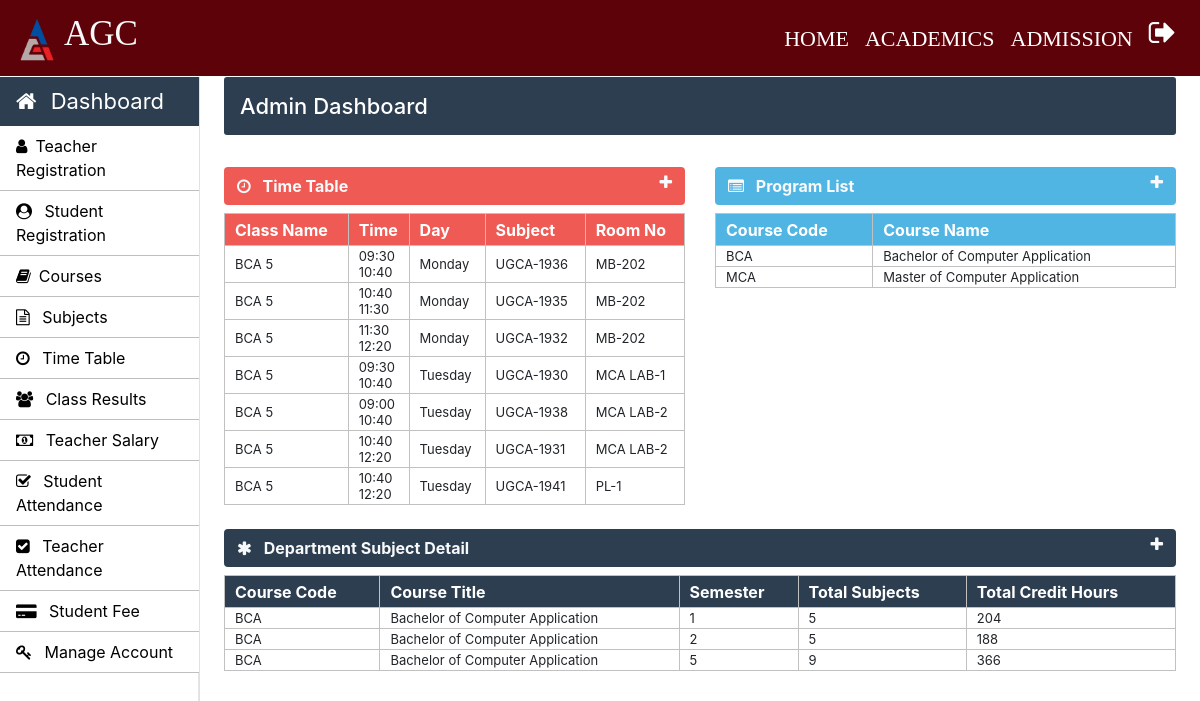
The page /admin/admin-index.php (signed in) on the database its author committed.
### tables this page shows
CREATE TABLE `time_table` (
  `id` int(11) NOT NULL,
  `course_code` varchar(10) NOT NULL,
  `semester` int(11) NOT NULL,
  `timing_from` varchar(10) NOT NULL,
  `timing_to` varchar(10) NOT NULL,
  `day` varchar(20) NOT NULL,
  `subject_code` varchar(20) NOT NULL,
  `room_no` varchar(11) NOT NULL
);

CREATE TABLE `weekdays` (
  `day_id` int(11) NOT NULL,
  `day_name` varchar(15) NOT NULL
);

CREATE TABLE `courses` (
  `course_code` varchar(10) NOT NULL,
  `course_name` varchar(50) NOT NULL,
  `semester_or_year` varchar(10) NOT NULL,
  `no_of_year` int(10) NOT NULL
);

### Admin/admin-index.php (the view, shortened to what this page needs)
	<?php
		require_once "../connection/connection.php";
	?>
	<?php include('../common/common-header.php') ?>
	<?php include('../common/admin-sidebar.php') ?>
		<main role="main" class="col-xl-10 col-lg-9 col-md-8 ml-sm-auto px-md-4 mb-2 w-100 page-content-index">
			<div class="flex-wrap flex-md-no-wrap pt-3 pb-2 mb-3 text-white admin-dashboard pl-3">
				<h4>Admin Dashboard </h4>
			</div>
			<div class="row">
				<div class=" col-lg-6 col-md-12 col-sm-12 ">
					<div>
						<section class="mt-3">
							<div class="btn btn-block table-one text-light d-flex">
								<span class="font-weight-bold"><i class="fa fa-clock-o mr-2" aria-hidden="true"></i> Time Table</span>
								<a href="" class="ml-auto" data-toggle="collapse" data-target="#collapseOne"><i class="fa fa-plus text-light" aria-hidden="true"></i></a>
							</div>
							<div class="collapse show mt-2" id="collapseOne">
								<table class="w-100 table-elements table-one-tr"cellpadding="2">
									<tr class="pt-5 table-one text-white" style="height: 32px;">
										<th>Class Name</th>
										<th>Time</th>
										<th>Day</th>
										<th>Subject</th>
										<th>Room No</th>
									</tr>
									<?php
										$query="select * from time_table tt inner join weekdays wd on tt.day=wd.day_id";
										$run=mysqli_query($con,$query);
										while($row=mysqli_fetch_array($run)) {
											echo "<tr>";
											echo "<td>".$row["course_code"]." ".$row["semester"]."</td>";
											echo "<td>".$row["timing_from"]."<br>".$row["timing_to"]."</td>";
											echo "<td>".$row["day_name"]."</td>";
											echo "<td>".$row["subject_code"]."</td>";
											echo "<td>".$row["room_no"]."</td>";
											echo "</tr>";
										}
									?>
								</table>
							</div>
						</section>
					</div>
				</div>
				<div class=" col-lg-6 col-md-12 col-sm-12">
					<div>
						<section class="mt-3">
							<div class="btn btn-block table-two text-light d-flex">
								<span class="font-weight-bold"><i class="fa fa-list-alt mr-2" aria-hidden="true"></i> Program List</span>
								<a href="" class="ml-auto" data-toggle="collapse" data-target="#collapsetwo"><i class="fa fa-plus text-light" aria-hidden="true"></i></a>
							</div>
							<div class="collapse show mt-2" id="collapsetwo">
								<table class="w-100 table-elements table-two-tr"cellpadding="2">
									<tr class="pt-5 table-two text-white" style="height: 32px;">
										<th>Course Code</th>
										<th>Course Name</th>
									</tr>
									<?php
										$query="select course_name,course_code from courses";
										$run=mysqli_query($con,$query);
										while($row=mysqli_fetch_array($run)) { ?>
											<tr>
												<td><?php echo $row['course_code'] ?></td>
												<td><?php echo $row['course_name'] ?></td>
											</tr>
										<?php }
									?>
								</table>
							</div>
						</section>
					</div>
				</div>
				<div class="col-md-12">
					<div>
						<section class="mt-4">
							<div class="btn btn-block table-three text-light d-flex">
								<span class="font-weight-bold"><i class="fa fa-asterisk mr-2" aria-hidden="true"></i> Department Subject Detail</span>
								<a href="" class="ml-auto" data-toggle="collapse" data-target="#collapsethree"><i class="fa fa-plus text-light" aria-hidden="true"></i></a>
							</div>
							<div class="collapse show mt-2" id="collapsethree">
								<table class="w-100 table-elements table-three-tr"cellpadding="2">
									<tr class="pt-5 table-three text-white" style="height: 32px;">
										<th>Course Code</th>
										<th>Course Title</th>
										<th>Semester</th>
										<th>Total Subjects</th>
										<th>Total Credit Hours</th>
									</tr>
									<?php
										$query="select course_code,course_name,semester,count(subject_code) as subject_code,sum(credit_hours) as credit_hours from course_subjects join courses using(course_code) group by course_code, semester";
										$run=mysqli_query($con,$query);
										while($row=mysqli_fetch_array($run)) {
											echo "<tr>";
											echo "<td>".$row["course_code"]."</td>";
											echo "<td>".$row["course_name"]."</td>";
											echo "<td>".$row["semester"]."</td>";
											echo "<td>".$row["subject_code"]."</td>";
											echo "<td>".$row["credit_hours"]."</td>";
											echo "</tr>";
										}
									?>
								</table>
							</div>
						</section>
					</div>
				</div>
			</div>
		</main>
	</body>
</html>

### Common/common-header.php (shortened to what this page needs)
<!doctype html>
<html lang="en">
	<head>
      <link rel="stylesheet" type="text/css" href="../bootstrap/css/bootstrap.min.css">
      <link rel="stylesheet" type="text/css" href="../css/footer.css">
      <link rel="stylesheet" type="text/css" href="../css/style.css">
    <link rel="stylesheet" href="https://stackpath.bootstrapcdn.com/font-awesome/4.7.0/css/font-awesome.min.css">
  </head>
  <body>
    <nav class="navbar navbar-expand-lg navbar-dark header-back sticky-top header-navbar-fonts">
      <a class="navbar-brand d-flex align-items-center" href="../index.php">
        <img src="../images/icon.png" class="logo-image" width="40" height="50">
        <h3 class="text-light text-uppercase ml-2">AGC</h3>
      </a>
      <div class="collapse navbar-collapse" id="navbarNavDropdown">
        <ul class="navbar-nav ml-auto">
          <li class="nav-item active">
            <a class="nav-link" href="../index.php">HOME<span class="sr-only">(current)</span></a>
          </li>
          <li class="nav-item active">
            <a class="nav-link" href="../academics.php">ACADEMICS<span class="sr-only">(current)</span></a>
          </li>
          <li class="nav-item active">
            <a class="nav-link" href="../admission.php">ADMISSION<span class="sr-only">(current)</span></a>
          </li>
          <li class="nav-item active">
            <a class="nav-link" href="../login/logout.php"><i class="fa fa-sign-out text-white fa-lg" aria-hidden="true"></i><span class="sr-only">(current)</span></a>
          </li>
        </ul>
      </div>
    </nav>

### Common/admin-sidebar.php (shortened to what this page needs)
 <nav id="sidebarMenu" class="">
<div class="col-xl-2 col-lg-3 col-md-4 sidebar position-fixed border-right">
     <div class="sidebar-header">
       <div class="nav-item">
           <a class="nav-link text-white" href="../admin/admin-index.php">
               <i class="fa fa-home mr-2" aria-hidden="true"></i> Dashboard
           </a>
       </div>
     </div>
     <ul class="nav flex-column">
       <li class="nav-item">
         <a class="nav-link" href="../admin/Teacher.php">
           <i class="fa fa-user mr-2" aria-hidden="true"></i>Teacher Registration
         </a>
     </li>
       <li class="nav-item">
         <a class="nav-link" href="../admin/Student.php">
           <i class="fa fa-user-circle mr-2" aria-hidden="true"></i> Student Registration
         </a>
       </li>
       <li class="nav-item">
         <a class="nav-link" href="../admin/Courses.php">
           <i class="fa fa-book mr-2" aria-hidden="true"></i>Courses
         </a>
       </li>
       <li class="nav-item">
         <a class="nav-link" href="../admin/subjects.php">
           <i class="fa fa-file-text-o mr-2" aria-hidden="true"></i> Subjects
         </a>
       </li>
       <li class="nav-item">
         <a class="nav-link" href="../admin/time-table.php">
            <i class="fa fa-clock-o mr-2" aria-hidden="true"></i> Time Table
         </a>
 </li>
       <li class="nav-item">
         <a class="nav-link" href="../admin/class-result.php">
           <i class="fa fa-users mr-2" aria-hidden="true"></i> Class Results
         </a>
       </li>
       <li class="nav-item">
         <a class="nav-link" href="../admin/teacher-salary.php">
           <i class="fa fa-money mr-2" aria-hidden="true"></i> Teacher Salary
         </a>
       </li>
       <li class="nav-item">
         <a class="nav-link" href="../admin/student-attendance.php">
           <i class="fa fa-check-square-o mr-2" aria-hidden="true"></i> Student Attendance
         </a>
       </li>
       <li class="nav-item">
         <a class="nav-link" href="../admin/teacher-attendance.php">
           <i class="fa fa-check-square mr-2" aria-hidden="true"></i> Teacher Attendance
         </a>
       </li>
       <li class="nav-item">
         <a class="nav-link" href="../admin/student-fee.php">
           <i class="fa fa-credit-card-alt mr-2" aria-hidden="true"></i> Student Fee
         </a>
       </li>
       <li class="nav-item">
         <a class="nav-link" href="../admin/manage-accounts.php">
           <i class="fa fa-key mr-2" aria-hidden="true"></i> Manage Account
         </a>
       </li>
     </ul>
   </div>
 </nav>

### Css/footer.css (style rules this page uses)
.footer-top h2,h3 { color: #fff; }

### Css/style.css (style rules this page uses)
h3 { font-size: 25px; }
h4 { font-size: 22px; }
.header-back { background: #5e0209; }
.header-navbar-fonts { font-family: Cambria, Cochin, Georgia, Times, 'Times New Roman', serif; }
.header-navbar-fonts h3 { font-size: 35px !important; }
.header-navbar-fonts ul li a { font-size: 22px !important; }
.sidebar { padding: 0; margin-top: 1px; height: 100%; box-shadow: inset -1px 0 0 rgba(0, 0, 0, .1); background-color: #fff; }
.sidebar-header { background: #2c3e50; font-size: 22px !important; }
.sidebar ul { background-color: #ffffff; }
.sidebar ul li { border-bottom: 1px solid rgb(192, 190, 190); }
.sidebar ul li a { font-size: 16px !important; color: black; }
.admin-dashboard { margin-top: 1px !important; background: #2c3e50 !important; border-radius: 3px; }
.table-elements tr, td, th { font-size: 13px; border: 1px solid rgb(194, 193, 193); padding-left: 10px !important; }
.table-one { background: #eb1811b6; }
.table-two { background: #51b5e4; }
.table-three { background: #2c3e50 !important; }
.table-font-for-transcript td, th { font-size: 16px !important; }

### rows shown on the page
time_table: course_code "BCA", semester "5", timing_from "09:30", timing_to "10:40", weekdays.day_name "Monday", subject_code "UGCA-1936", room_no "MB-202"
time_table: course_code "BCA", semester "5", timing_from "10:40", timing_to "11:30", weekdays.day_name "Monday", subject_code "UGCA-1935", room_no "MB-202"
time_table: course_code "BCA", semester "5", timing_from "11:30", timing_to "12:20", weekdays.day_name "Monday", subject_code "UGCA-1932", room_no "MB-202"
time_table: course_code "BCA", semester "5", timing_from "09:30", timing_to "10:40", weekdays.day_name "Tuesday", subject_code "UGCA-1930", room_no "MCA LAB-1"
time_table: course_code "BCA", semester "5", timing_from "09:00", timing_to "10:40", weekdays.day_name "Tuesday", subject_code "UGCA-1938", room_no "MCA LAB-2"
time_table: course_code "BCA", semester "5", timing_from "10:40", timing_to "12:20", weekdays.day_name "Tuesday", subject_code "UGCA-1931", room_no "MCA LAB-2"
time_table: course_code "BCA", semester "5", timing_from "10:40", timing_to "12:20", weekdays.day_name "Tuesday", subject_code "UGCA-1941", room_no "PL-1"
courses: course_code "BCA", course_name "Bachelor of Computer Application"
courses: course_code "MCA", course_name "Master of Computer Application"

### other values the page prints
$row["course_code"] "BCA"
$row["course_name"] "Bachelor of Computer Application"
$row["semester"] "1"
$row["subject_code"] "5"
$row["credit_hours"] "204"
$row["semester"] "2"
$row["credit_hours"] "188"
$row["semester"] "5"
$row["subject_code"] "9"
$row["credit_hours"] "366"
